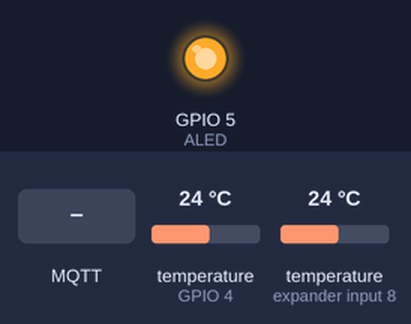
Recording of a sketch running on a simulated ESP8266 (NodeMCU). Shown: output pins drawn as LEDs (lit = HIGH). The inputs (shaded band) are chosen by the test bench; at power-on: temperature (sensors on GPIO 4, expander input 8) 24 °C. WiFi joins after 1.5 s; servers stay silent unless stated; EEPROM starts erased; no MQTT or app messages arrive unless stated; what the sketch prints to the serial monitor is not drawn.

Above: at 2.7 s.
2.8 s: MQTT message "true" arrives on the first subscribed topic
At 4.2 s:
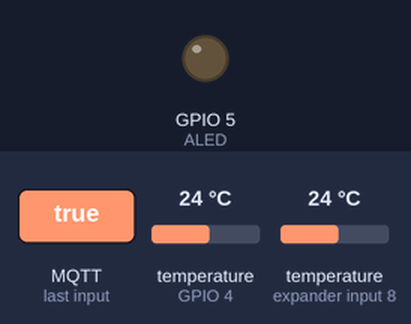
4.8 s: MQTT message "on" arrives on the first subscribed topic
6.3 s: MQTT message "off" arrives on the first subscribed topic
Timing chart, 0 to 9.3 s (numbered marks = the images above; inputs shaded):
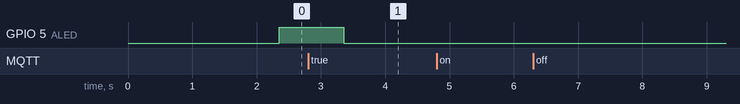

The sketch:

mqttclass.ino
```cpp
#include "config.h"
#include <EEPROM.h>
#include <PubSubClient.h>
#include <ESP8266WiFi.h>
#include <ArduinoJson.h>
#include <OneWire.h>
#include <DallasTemperature.h>
#include "MQclient.h"

#define HOAH 14
#define HOAA 13
#define ALED 5
#define ONE_WIRE_BUS 4  // DS18B20 pin

OneWire oneWire(ONE_WIRE_BUS);
DallasTemperature DS18B20(&oneWire);

WiFiClient espClient;
PubSubClient client(espClient);

MQclient mq;

char topicin[16];
char incoming[80];
char cmd[20];

bool AUTOMA=1;
bool HAY_CNG=1;
bool NEW_MAIL=0;

struct STATE {
	int temp1=32;
	int temp2=40;
	bool heat=0;
	int hilimit=85;
	int lolimit=75;
} st;

void handleMqttIn(char* topic, byte* payload, unsigned int length) {
  for (int i=0;i<strlen(topic);i++) {
    topicin[i] = topic[i];
  }
  topicin[strlen(topic)] = '\0';
  for (int i=0;i<length;i++) {
    incoming[i] = (char)payload[i];
  }
  incoming[length] = '\0';
  NEW_MAIL = 1;
}

void processIncoming(){
  Serial.println(topicin);
  Serial.println(incoming);
  StaticJsonBuffer<200> jsonBuffer;
  // "{\"heat\":1,\"src\":1,\"empty\":1}"
  JsonObject& root = jsonBuffer.parseObject(incoming);
  bool heat = root["heat"];
  bool automa = root["auto"];
  int hilimit = root["hilimit"];
  int lolimit = root["lolimit"];
  bool empty = root["empty"];
  if(heat != st.heat){
  	st.heat = heat;
    digitalWrite(ALED, st.heat);
    HAY_CNG=1;
  }
  if(automa != AUTOMA){
  	AUTOMA = automa;
    HAY_CNG=1;
  }
  if(hilimit > 0 && hilimit != st.hilimit){
  	st.hilimit = hilimit;
    HAY_CNG=1;
  }
  if(lolimit > 0 && lolimit != st.lolimit){
  	st.lolimit = lolimit;
    HAY_CNG=1;
  }
  if (empty==1){
  	eraseConfig();
    WiFi.mode(WIFI_STA);
    WiFi.disconnect();
    delay(100);
    NEEDS_RESET=1;
  }
  NEW_MAIL=0;
}

// class Console{
// public:
// 	void log(char* dd);
// };

// void Console::log(char* dd){
// 	char log[20];
// 	strcpy(log,devid);
// 	strcat(log,"/log");
//   if (client.connected()){
//     client.publish(log, dd, true);
//   }
// }
Console console;

void publishState(){
	char astr[120];
	sprintf(astr, "{\"temp1\":%d, \"temp2\":%d, \"heat\":%d, \"hilimit\":%d, \"lolimit\":%d, \"auto\":%d  }", st.temp1, st.temp2, st.heat, st.hilimit, st.lolimit, AUTOMA);
	char status[20];
	strcpy(status,devid);
	strcat(status,"/status");
  if (client.connected()){
    client.publish(status, astr, true);
  }
  Serial.print(status);
	Serial.println(astr);
}

void readTemps(){
	DS18B20.requestTemperatures();
	int temp1 = (int)DS18B20.getTempFByIndex(0);
	int temp2 = (int)DS18B20.getTempFByIndex(1);
	if(temp1 != st.temp1){
		st.temp1=temp1;
		HAY_CNG=1;
	}
	if(temp2 != st.temp2){
		st.temp2=temp2;
		HAY_CNG=1;
	}
}

void controlHeat(){
	bool heat = st.heat;
	if (st.temp1 >= st.hilimit){
		heat=0;
	}
	if (st.temp1 <= st.lolimit){
		heat=1;
	}
	if (heat != st.heat){
		st.heat = heat;
		digitalWrite(ALED, st.heat);
		HAY_CNG= 1;
	}
}

void reconn() {
  Serial.print("Attempting MQTT connection...");
  if (client.connect(devid)) {
    Serial.println("connected");
    client.subscribe(cmd);
    return;
  } else {
    Serial.print("failed, rc=");
    Serial.print(client.state());
    delay(5000);
    Serial.println(" try again in 5 seconds");
  }
}

void setup(){
	Serial.begin(115200);
	EEPROM.begin(512);
	Serial.println();
	Serial.println("--------------------------");
  Serial.println("ESP8266 multifile");
  Serial.println("--------------------------");
  getOnline();
  strcpy(cmd, devid);
  strcat(cmd,"/cmd");
  client.setServer(ip, 1883);
  mq.sclient.setServer(ip, 1883);

  client.setCallback(handleMqttIn);
  //mq.sclient.setCallback(handleMqttIn);
  mq.sclient.setCallback(handleCallback);
	pinMode(HOAH, INPUT);//pullup
  pinMode(HOAA, INPUT);//pullup
  pinMode(ALED, OUTPUT);
  digitalWrite(ALED, st.heat);
}

long before = 0;
long now;

void loop(){
	server.handleClient();
	if(NEW_MAIL){processIncoming();}
	if(!client.connected() && !NEEDS_RESET){
		 reconn();
	}else{
		client.loop();
	}
  now = millis();
  if (now - before > 1000) {
  	before = now;
  	if(AUTOMA){
  		readTemps();
  		controlHeat();
  	}
  	if(HAY_CNG){
  		publishState();
  		HAY_CNG=0;
  		console.log("example console.log entry");
  	}
  }
}
```

MQclient.cpp
```cpp
#include <Arduino.h>
#include "MQclient.h"
#include <PubSubClient.h>
#include <ESP8266WiFi.h>

WiFiClient wfClient;
PubSubClient psclient(wfClient);

//MQclient::MQclient(PubSubClient psclient){
MQclient::MQclient(){
	sclient = psclient;
	//sclient.setCallback(this->handleCallback);
}

// void MQclient::handleCallback(char* topic, byte* payload, unsigned int length){
// 	Serial.println("handling callback");
// }
void handleCallback(char* topic, byte* payload, unsigned int length){
	Serial.println("handling callback");
}

void Console::log(char* dd){
	char log[20];
	strcpy(log,"CYURD001");
	strcat(log,"/log");
  if (psclient.connected()){
    psclient.publish(log, dd, true);
  }
}
```

MQclient.h
```cpp
#ifndef MQclient_h
#define MQclient_h

	#include <PubSubClient.h>
	#define MQTT_CALLBACK_SIGNATURE std::function<void(char*, uint8_t*, unsigned int)> callback

	void handleCallback(char* topic, byte* payload, unsigned int length);

	class MQclient{
	public:
		MQclient();
		//MQclient(PubSubClient psclient);

		PubSubClient sclient;
		// PubSubClient& setCallback(MQTT_CALLBACK_SIGNATURE);
		//void handleCallback(char* topic, byte* payload, unsigned int length);
	};

class Console{
	public:
		void log(char* dd);
};

#endif
```

config.cpp
```cpp
#include "config.h"
#include <Arduino.h>
#include <ESP8266WiFi.h>
#include <ESP8266WebServer.h>
#include <EEPROM.h>


char *espssid = "espAPsb";
char ssid[40];
char pwd[24];
char devid[9];
char ip[16];
char port[5];
char ssids[500];
uint8_t idx[5];
bool NEEDS_RESET = 0;

ESP8266WebServer server(80);

uint8_t saveCfg(char cf[], uint8_t start)
{
  uint8_t fini = strlen(cf) + start;
  Serial.print("Wrote: ");
  Serial.print(fini);
  Serial.print(": ");
  for (int i = 0; i < strlen(cf); ++i){
    EEPROM.write(start+i, cf[i]);
    Serial.print(cf[i]);
  }
  Serial.println();
  return fini;
}

void showCfg()
{
  Serial.println("idx:[5]");
  Serial.print("ssid:[");
  Serial.print(idx[0]);
  Serial.print("] ");
  Serial.println(ssid);
  Serial.print("pwd:[");
  Serial.print(idx[1]);
  Serial.print("] ");
  Serial.println(pwd);
  Serial.print("devid:[");
  Serial.print(idx[2]);
  Serial.print("] ");
  Serial.println(devid);
  Serial.print("ip:[");
  Serial.print(idx[3]);
  Serial.print("] ");
  Serial.println(ip);
  Serial.print("port:[");
  Serial.print(idx[4]);
  Serial.print("] ");
  Serial.println(port);
}

void saveConfig(){
  for (int i = 0; i < 100; ++i) { EEPROM.write(i, 0); }
  idx[0]=saveCfg(ssid, 5);
  idx[1]=saveCfg(pwd, idx[0]);
  idx[2]=saveCfg(devid, idx[1]);
  idx[3]=saveCfg(ip, idx[2]);
  idx[4]=saveCfg(port, idx[3]);
  for (int i = 0; i < 5; ++i) {
    EEPROM.write(i, idx[i]);
  }
  EEPROM.commit();
  showCfg();
  //getOnline();
}

void handleRoot(){
  server.send(200, "text/html", ssids);
}
//http://192.168.4.1/config?ssid=street_no_vale2&pwd=jjjjjjjj&devid=CYURD001&ip=10.0.1.104&port=3332
void handleConfig(){
  strcpy(ssid, server.arg("ssid").c_str());
  strcpy(pwd, server.arg("pwd").c_str());
  strcpy(devid, server.arg("devid").c_str());
  strcpy(ip, server.arg("ip").c_str());
  strcpy(port, server.arg("port").c_str());
  server.send(200, "application/json", "{\"Success\":\"saved to eeprom... reset to boot into new wifi\"}");
  saveConfig();
}

void eraseConfig(){
  for (int i = 0; i < 100; ++i) { EEPROM.write(i, 0); }
  EEPROM.commit();
  ssid[0] = '\0';
  pwd[0] = '\0';
  devid[0] = '\0';
  ip[0] = '\0';
  port[0] = '\0';

  showCfg();
  Serial.println("all erased");
}

void handleErase(){
  if(server.arg("erase")=="true"){
    eraseConfig();
  }
}

void getCfg(char* s, uint8_t beg, uint8_t end){
  for (int i=0;i<end-beg;i++){
    s[i]=char(EEPROM.read(i+beg));
  }
  s[end-beg]='\0';
}

void readConfig(){
  for (int i=0; i<5;i++){idx[i]=EEPROM.read(i);}
  getCfg(ssid, 5, idx[0]);
  getCfg(pwd, idx[0], idx[1]);
  getCfg(devid, idx[1], idx[2]);
  getCfg(ip, idx[2], idx[3]);
  getCfg(port, idx[3], idx[4]);
  showCfg();
}

void getSSIDs()
{
  char str[50];
  WiFi.mode(WIFI_STA);
  WiFi.disconnect();
  delay(200);
  int n = WiFi.scanNetworks();
  Serial.print(n);
  Serial.println(" networks found");
  strcpy(ssids,"{\"ssids\": [");
  char tr[n][25];
  int tr2[n][2];
  for (int i = 0; i < n; ++i){
    strcpy(tr[i],WiFi.SSID(i).c_str());
    tr2[i][0]=WiFi.RSSI(i);
    tr2[i][1]=WiFi.encryptionType(i);
  }
  for (int i = 0; i < n; ++i){
    sprintf(str,"{\"ssid\": \"%s\", \"rssi\": %d, \"enc\": %d }", tr[i], tr2[i][0], tr2[i][1]);
    //sprintf(str,"[\"ssid\": \"%s\"]",  tr[i]);
    strcat(ssids,str);
    if(i<n-1){strcat(ssids, ", ");}
  }
  strcat(ssids,"]}");
}

void setupAP(){
	WiFi.softAP(espssid);
  server.on("/", handleRoot);
  server.on("/config", handleConfig);
  server.on("/erase", handleErase);
	server.begin();
  Serial.println();
  Serial.print("connected as AP ");
  Serial.println(espssid);
  Serial.print("IP address: ");
  Serial.println(WiFi.softAPIP());
}

void getOnline(){
  readConfig();
  Serial.println(ssid);
	WiFi.begin(ssid, pwd);
  int tries =0;
  int success=1;
  while (WiFi.status() != WL_CONNECTED ) {
    delay(500);
    Serial.print(".");
    tries++;
    if (tries==15){
      success=0;
      Serial.println("WiFi not connected");
      getSSIDs();
      Serial.println(ssids);
      setupAP();
      NEEDS_RESET=1;
      break;
    }
  }
  if (success){
    Serial.println("");
    Serial.println("WiFi connected");
    Serial.print("IP address: ");
    Serial.println(WiFi.localIP());
    Serial.println(ssid);
    NEEDS_RESET=0;
  }
}
```

config.h
```cpp
#ifndef config_h
#define config_h

	#include <ESP8266WiFi.h>
	#include <ESP8266WebServer.h>
	extern ESP8266WebServer server;
	extern char devid[9];
	extern char ip[16];
	extern char port[5];
	extern void eraseConfig();
	extern bool NEEDS_RESET;
	void getOnline();

#endif
```

Measured:
- after the input at 2.8 s, GPIO 5 (ALED): HIGH → LOW after 0.55 s
- after the input at 4.8 s, every drawn part: stays the same
- after the input at 6.3 s, every drawn part: stays the same
